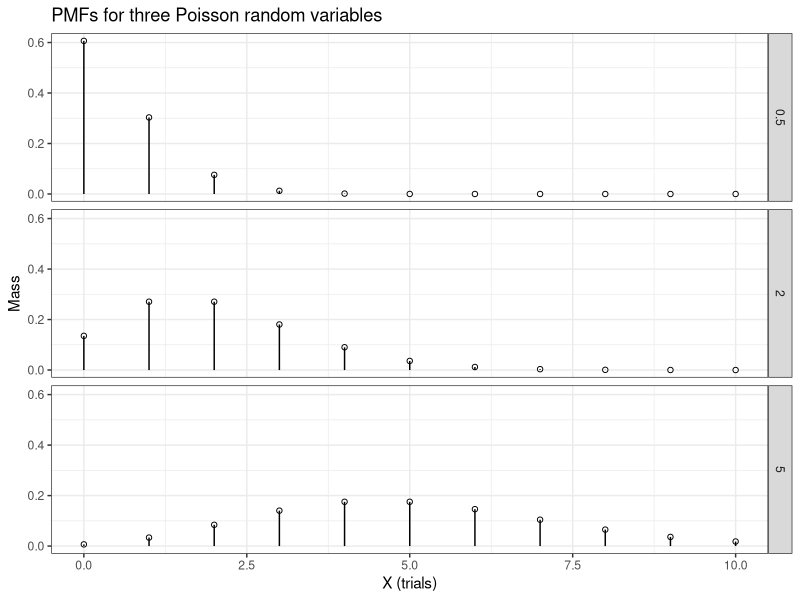

Generate this figure with R:
library(tidyverse)
## Setup 
# Define x trials
x <- seq(0,10)
# Pass vector for lambda
lambda <- c(.5,2,5)

pmfb_poisson <- expand.grid(trials = x,
                            lambda = lambda) %>% 
  mutate(prob = dpois(trials, lambda))

?geom_segment # Draw straight line between points (x,y) to xend and yend

pmfb_poisson %>% ggplot(aes(x = trials, y = prob)) +
  geom_point(shape = 21, fill = "white", color = "black") +
  geom_segment(aes(xend = trials, yend = 0)) +
  facet_wrap(~ lambda, ncol = 1, strip.position = "right") +
  labs(
    title = "PMFs for three Poisson random variables",
    x = "X (trials)",
    y = "Mass"
  ) +
  theme_bw() 






